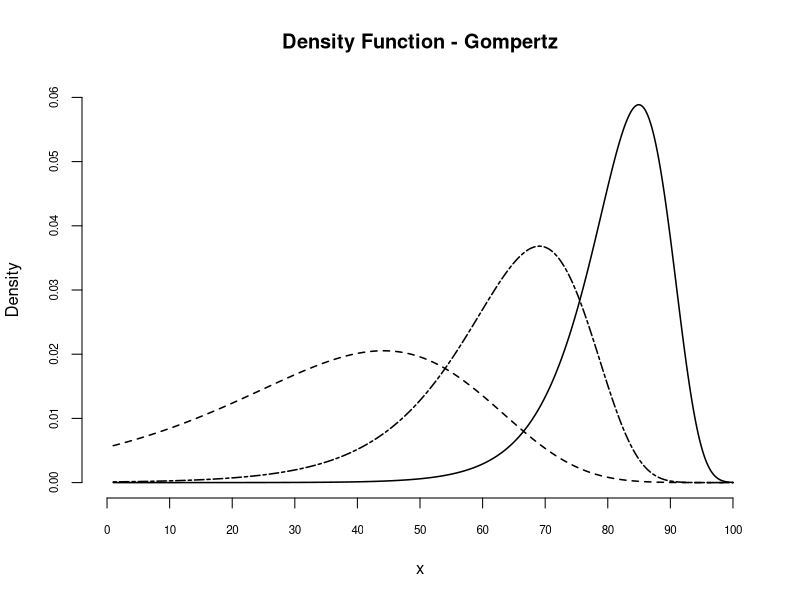
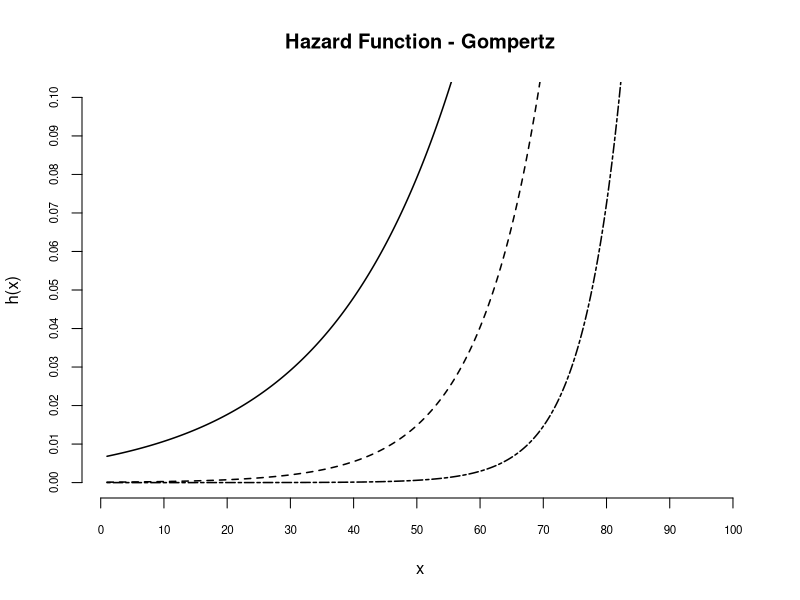
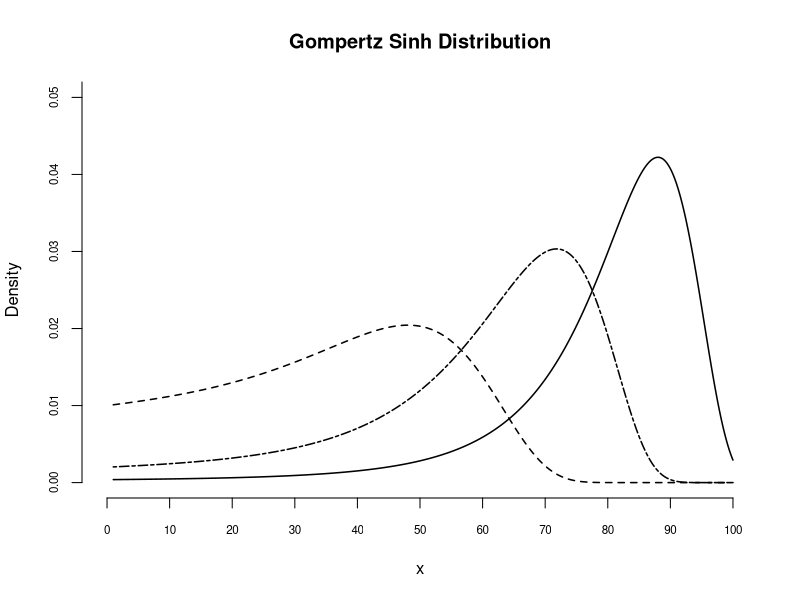
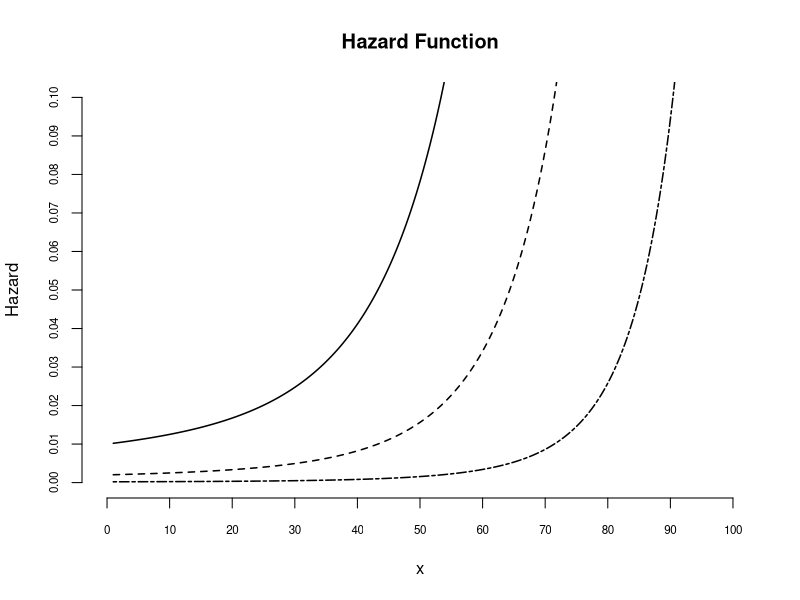
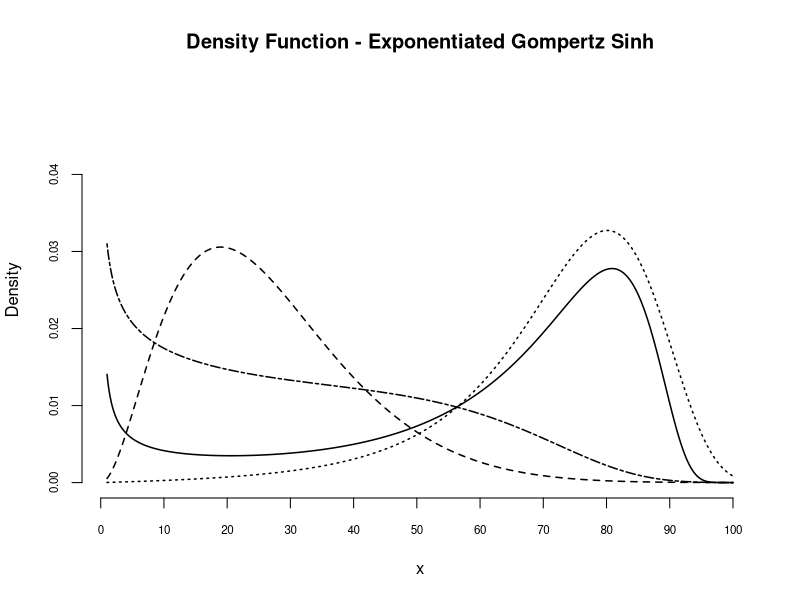

Source code (R) for these figures, in order:
## ---- chunk 1
##simulação para a densidade
x <- c(seq(1,100,.1))

dG <- function(x,a,b, log=FALSE){
    d2 <- numeric(length(x))
    d2 <- b*exp(a*x)*exp(-b/a*(exp(a*x) - 1))
    dens <- if(log) log(d2) else d2
    return (dens)
}
plot(sort(x),dG(sort(x),a=.16,b=.0000002),type ="l", col = 1,lwd =1.5,lty=1,axes=F,
     main ="Density Function - Gompertz",xlab = "x",, ylab='Density',xlim=c(0,100),ylim=c(0,.06))
lines(sort(x),dG(sort(x),a=.1,b=0.0001),lty=6, lwd =1.5)
lines(sort(x),dG(sort(x),a=.05,b=0.0055) ,lty=2, lwd =1.5)
#lines(sort(x),dG(sort(x),a=.1,b=0.1) ,lty=3, lwd =1.5)
axis(1, at=seq(0,100,10), cex.axis=0.7)
axis(2, at=seq(0,0.06,0.01), cex.axis=0.7)

## ---- chunk 2
 ##### Hazard Gompertz
HG <- function(x,a,b){
    b*exp(a*x)
    }


plot(sort(x),HG(sort(x),a=0.16,b=.0000002),type ="l", col = 1,lwd =1.5,lty=6,axes=F,
     main ="Hazard Function - Gompertz",xlab = "x", ylab='h(x)',ylim=c(0,.1))
lines(sort(x),HG(sort(x),a=.1,b=0.0001) ,lty=2, lwd =1.5)
lines(sort(x),HG(sort(x),a=.05,b=0.0065),lty=1, lwd =1.5)
axis(1, at=seq(0,100,10), cex.axis=0.7)
axis(2, at=seq(0,0.1,0.01), cex.axis=0.7)
## ---- chunk 3
######### Density function - Gompertz Sinh

GS<-function(x,alpha,theta,log=FALSE){
  p1 = exp(x/theta)
  d = (alpha/theta)*p1*cosh(p1-1)*exp(-alpha*sinh(p1-1))
  dens <- if(log) log(d) else d
  return (dens)
}

plot(sort(x),GS(sort(x),alpha=.5,theta=50),type ="l", col = 1,lwd =1.5,lty=2,
     main ="Gompertz Sinh Distribution" ,xlab = "x",, ylab='Density',axes=F,
     xlim=c(0,100),ylim=c(0,.05))
lines(sort(x),GS(sort(x),alpha=.1,theta=50),lty=6, lwd =1.5)
lines(sort(x),GS(sort(x),alpha=.019,theta=50) ,lty=1, lwd =1.5)
axis(1, at=seq(0,100,10), cex.axis=0.7)
axis(2, at=seq(0,0.06,0.01), cex.axis=0.7)

## ---- chunk 4
######### Hazard function - Gompertz Sinh
HG <- function(x,alpha,theta){
    p1 = exp(x/theta)
    h = (alpha/theta)*p1*cosh(p1-1)
    return (h)
    }


plot(sort(x),HG(sort(x),alpha=.5,theta=50),type ="l", col = 1,lwd =1.5,lty=1,axes=F,
     main ="Hazard Function",xlab = "x",, ylab='Hazard',xlim=c(0,100),ylim=c(0,.1))

lines(sort(x),HG(sort(x),alpha=.1,theta=50) ,lty=2, lwd =1.5)
lines(sort(x),HG(sort(x),alpha=.01,theta=50),lty=6, lwd =1.5)
axis(1, at=seq(0,100,10), cex.axis=0.7)
axis(2, at=seq(0,0.1,0.01), cex.axis=0.7)

## ---- chunk 5
#==================================================================================================================================#
#================================= Exponentiated GOMPERTZ SINH ====================================================================#
#==================================================================================================================================#
EGS <- function(x,alpha,beta,theta, log=FALSE){
    p1 <- exp(x/theta)
    d2 <- ((beta*alpha)/theta)*p1*cosh(p1-1)*exp(-alpha*sinh(p1-1))*(1-exp(-alpha*sinh(p1-1)))^(beta-1)
    dens <- if(log) log(d2) else d2
    return (dens)
    }

plot(sort(x),EGS(sort(x),alpha=.01,beta=0.4, theta=45),type ="l", col = 1,lwd =1.5,lty=1,axes=F,
     main ="Density Function - Exponentiated Gompertz Sinh",xlab = "x", ylab='Density',ylim=c(0,.05))
lines(sort(x),EGS(sort(x),alpha=1,beta=0.75, theta=70),lty=6, lwd =1.5)
lines(sort(x),EGS(sort(x),alpha=7,beta=3, theta=120) ,lty=2, lwd =1.5)
lines(sort(x),EGS(sort(x),alpha=0.2,beta=2, theta=60) ,lty=3, lwd =1.5)
axis(1,at=seq(0,100,10),cex.axis=0.7)
axis(2,at=seq(0,0.04,0.01),cex.axis=0.7)
